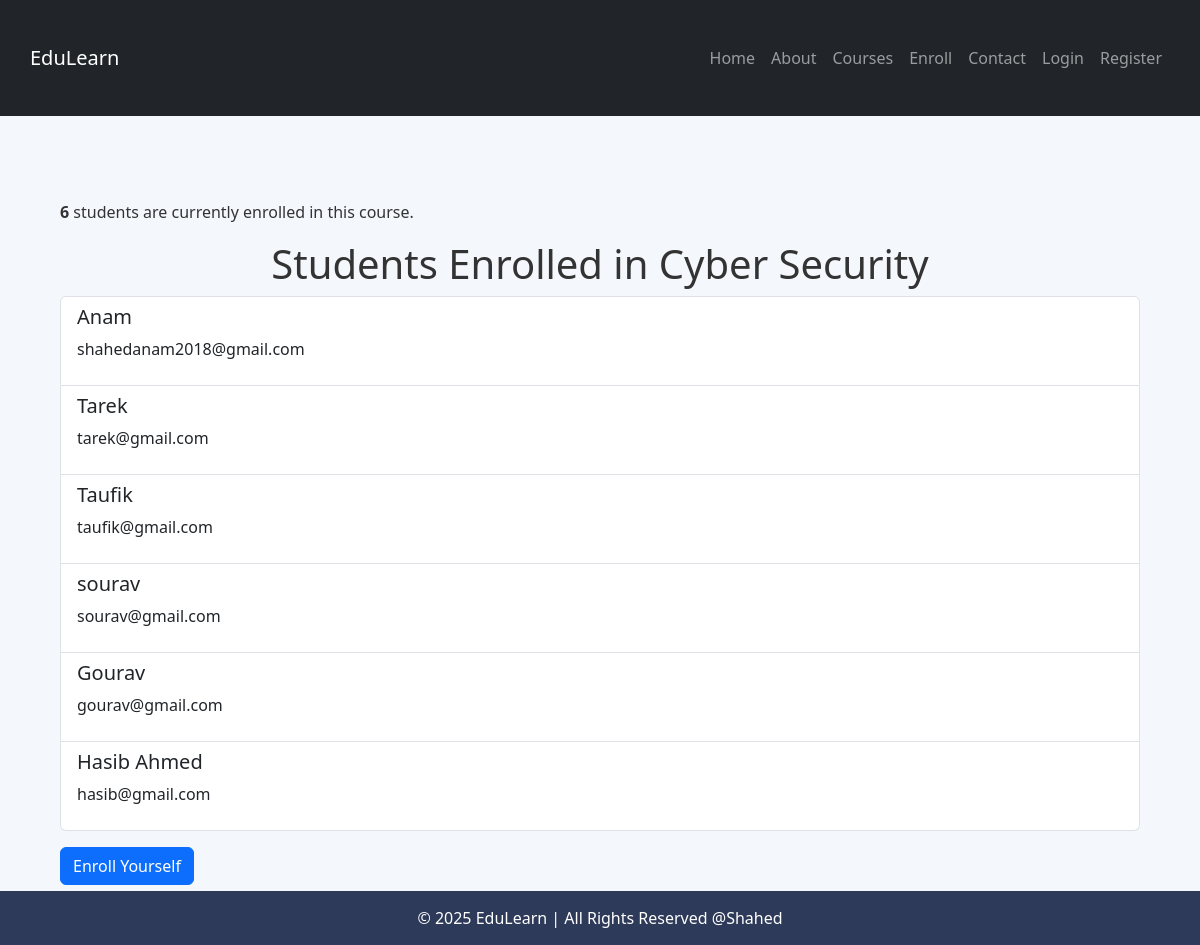
/course/2/students/, run on the app's committed database.
### courses/models.py (models this page shows, shortened)
class Course(models.Model):
    title = models.CharField(max_length=200)
    description = models.TextField()
    duration = models.IntegerField(help_text='Duration in hours')
    thumbnail = models.ImageField(upload_to='courses_thumbnail/', null=True, blank=True)
    created_at = models.DateTimeField(auto_now_add=True)

class Student(models.Model):
    name = models.CharField(max_length=200)
    email = models.EmailField(unique=True)
    enrolled_courses = models.ManyToManyField(Course, related_name='student')
    completed_lessons = models.ManyToManyField(Lesson, related_name='completed_by', blank=True)

### courses/views.py (the view)
# urls.py: path('course/<int:course_id>/students/',enrolled_students, name='enrolled_students'),
def enrolled_students(request, course_id):
    course = get_object_or_404(Course, id=course_id)
    enrolled_students = course.student.all()
    enrolled_count = course.student.count()
    return render(request, 'courses/enrolled_students.html', {'course': course, 'enrolled_students': enrolled_students,'enrolled_count': enrolled_count})

### templates/courses/enrolled_students.html (shortened to what this page needs)
{% extends "courses/base.html" %}
{% block content %}
    <div class="container">
        <p><strong>{{ enrolled_count }}</strong> students are currently enrolled in this course.</p>
        <h1 class="text-center">Students Enrolled in {{ course.title }}</h1>
        <div class="list-group">
            {% for student in enrolled_students %}
                <div class="list-group-item">
                    <h5>{{ student.name }}</h5>
                    <p>{{ student.email }}</p>
                </div>
            {% empty %}
                <div class="list-group-item">No students enrolled yet.</div>
            {% endfor %}
        </div>
        <a href="{% url 'enroll_student' %}" class="btn btn-primary mt-3">Enroll Yourself</a>
    </div>
{% endblock %}

### static/basestyle.css (style rules this page uses)
body { font-family: 'Segoe UI', Tahoma, Geneva, Verdana, sans-serif; background-color: #f4f7fc; margin: 0; padding: 0; color: #333; }
.container { max-width: 1200px; margin: 0 auto; padding: 30px; }

### data on the page
Course: title "Cyber Security"
Student: name "Anam", email "shahedanam2018@gmail.com"
Student: name "Tarek", email "tarek@gmail.com"
Student: name "Taufik", email "taufik@gmail.com"
Student: name "sourav", email "sourav@gmail.com"
Student: name "Gourav", email "gourav@gmail.com"
Student: name "Hasib Ahmed", email "hasib@gmail.com"

### other printed values
{{ enrolled_count }} "6"
